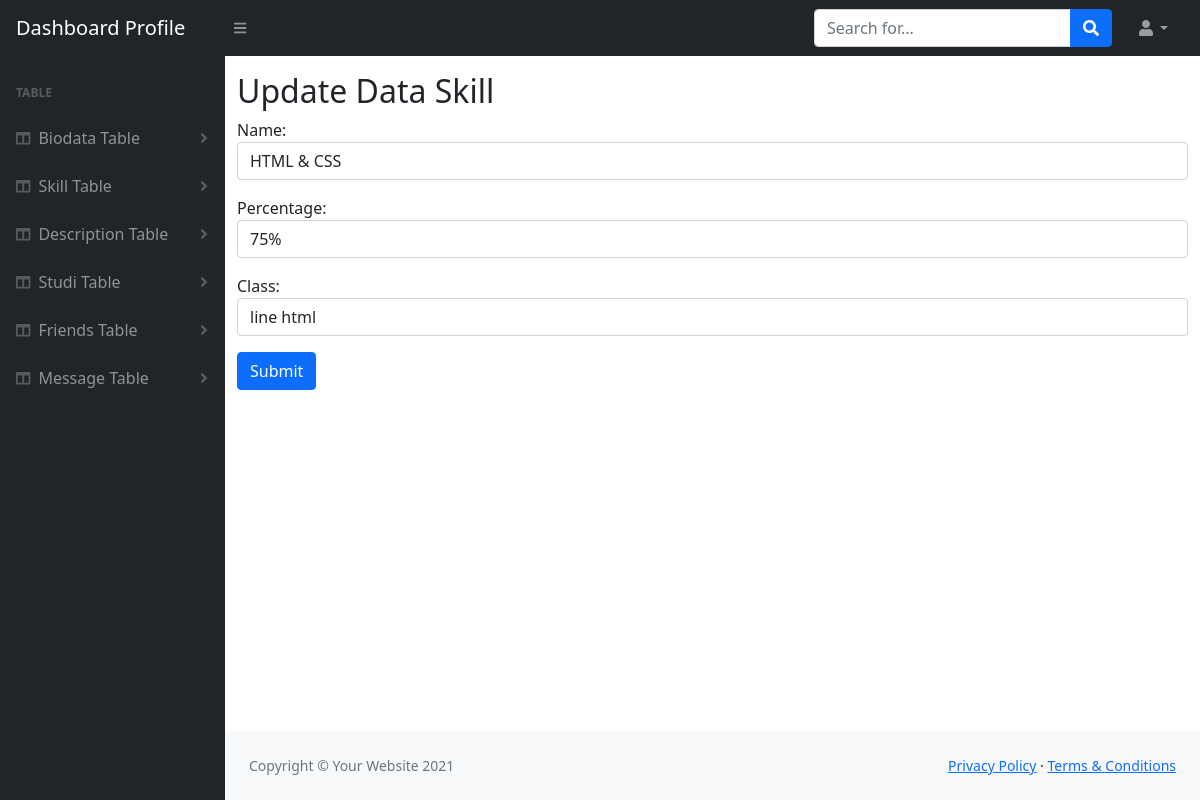
The app's page /dashboard/module/skill/update.php?id=1 with its own data.
### tables this page shows
CREATE TABLE `skill` (
  `id` int(11) NOT NULL,
  `name` varchar(255) NOT NULL,
  `persen_val` varchar(25) NOT NULL,
  `class` varchar(50) NOT NULL
);

### dashboard/conn.php (called while the page is built, shortened)
<?php
    function connection(){
        $servername = "localhost";
        $username = "dev_web";
        $password = "masukaja12";
        $dbname = "dev_web";
        $conn = new mysqli($servername, $username, $password, $dbname);
        return $conn;
    }
?>

### dashboard/module/skill/update.php (the view, shortened to what this page needs)
<?php
    include ('../../conn.php');
    $result = '';
    $id = $_GET['id'];
    if ($_SERVER['REQUEST_METHOD'] === 'GET') {
        if (isset($_GET['id'])) {
            $query = "SELECT * FROM skill WHERE id = '$id'";
            $result = mysqli_query(connection(),$query);
        }
    }
?>
<!DOCTYPE html>
<html lang="en">
    <head>
        <link href="https://cdn.jsdelivr.net/npm/simple-datatables@latest/dist/style.css" rel="stylesheet" />
        <link href="../../css/styles.css" rel="stylesheet" />
    </head>
    <body class="sb-nav-fixed">
        <nav class="sb-topnav navbar navbar-expand navbar-dark bg-dark">
            <a class="navbar-brand ps-3" href="<?php echo 'index.php';?>">Dashboard Profile</a>
            <button class="btn btn-link btn-sm order-1 order-lg-0 me-4 me-lg-0" id="sidebarToggle" href="#!"><i class="fas fa-bars"></i></button>
            <form class="d-none d-md-inline-block form-inline ms-auto me-0 me-md-3 my-2 my-md-0">
                <div class="input-group">
                    <input class="form-control" type="text" placeholder="Search for..." aria-label="Search for..." aria-describedby="btnNavbarSearch" />
                    <button class="btn btn-primary" id="btnNavbarSearch" type="button"><i class="fas fa-search"></i></button>
                </div>
            </form>
            <ul class="navbar-nav ms-auto ms-md-0 me-3 me-lg-4">
                <li class="nav-item dropdown">
                    <a class="nav-link dropdown-toggle" id="navbarDropdown" href="#" role="button" data-bs-toggle="dropdown" aria-expanded="false"><i class="fas fa-user fa-fw"></i></a>
                </li>
            </ul>
        </nav>
        <div id="layoutSidenav">
            <div id="layoutSidenav_nav">
                <nav class="sb-sidenav accordion sb-sidenav-dark" id="sidenavAccordion">
                    <div class="sb-sidenav-menu">
                        <div class="nav">
                            <div class="sb-sidenav-menu-heading">Table</div>
                            <a class="nav-link collapsed" href="#" data-bs-toggle="collapse" data-bs-target="#biodata" aria-expanded="false" aria-controls="collapseLayouts">
                                <div class="sb-nav-link-icon"><i class="fas fa-columns"></i></div>
                                Biodata Table
                                <div class="sb-sidenav-collapse-arrow"><i class="fas fa-angle-down"></i></div>
                            </a>
                            <a class="nav-link collapsed" href="#" data-bs-toggle="collapse" data-bs-target="#skill" aria-expanded="false" aria-controls="collapseLayouts">
                                <div class="sb-nav-link-icon"><i class="fas fa-columns"></i></div>
                                Skill Table
                                <div class="sb-sidenav-collapse-arrow"><i class="fas fa-angle-down"></i></div>
                            </a>
                            <a class="nav-link collapsed" href="#" data-bs-toggle="collapse" data-bs-target="#description" aria-expanded="false" aria-controls="collapseLayouts">
                                <div class="sb-nav-link-icon"><i class="fas fa-columns"></i></div>
                                Description Table
                                <div class="sb-sidenav-collapse-arrow"><i class="fas fa-angle-down"></i></div>
                            </a>
                            <a class="nav-link collapsed" href="#" data-bs-toggle="collapse" data-bs-target="#studi" aria-expanded="false" aria-controls="collapseLayouts">
                                <div class="sb-nav-link-icon"><i class="fas fa-columns"></i></div>
                                Studi Table
                                <div class="sb-sidenav-collapse-arrow"><i class="fas fa-angle-down"></i></div>
                            </a>
                            <a class="nav-link collapsed" href="#" data-bs-toggle="collapse" data-bs-target="#teman" aria-expanded="false" aria-controls="collapseLayouts">
                                <div class="sb-nav-link-icon"><i class="fas fa-columns"></i></div>
                                Friends Table
                                <div class="sb-sidenav-collapse-arrow"><i class="fas fa-angle-down"></i></div>
                            </a>
                            <a class="nav-link collapsed" href="#" data-bs-toggle="collapse" data-bs-target="#message" aria-expanded="false" aria-controls="collapseLayouts">
                                <div class="sb-nav-link-icon"><i class="fas fa-columns"></i></div>
                                Message Table
                                <div class="sb-sidenav-collapse-arrow"><i class="fas fa-angle-down"></i></div>
                            </a>
                        </div>
                    </div>
                </nav>
            </div>
            <div id="layoutSidenav_content">
                <main>
                    <div class="container mt-3">
                        <h2>Update Data Skill</h2>
                        <form action="" method="POST">
                            <?php while($data = mysqli_fetch_array($result)): ?>
                                <div class="mb-3">
                                    <label for="name">Name:</label>
                                    <input type="text" class="form-control" id="name" placeholder="Enter Name" name="name" value="<?php echo $data['name']; ?>">
                                </div>
                                <div class="mb-3 mt-3">
                                    <label for="percent">Percentage:</label>
                                    <input type="text" class="form-control" id="percent" placeholder="Enter Percentage" name="percent" value="<?php echo $data['persen_val']; ?>">
                                </div>
                                <div class="mb-3">
                                    <label for="class">Class:</label>
                                    <input type="text" class="form-control" id="class" placeholder="Enter Name Class" name="class" value="<?php echo $data['class']; ?>">
                                </div>
                            <?php endwhile; ?>
                            <button type="submit" class="btn btn-primary">Submit</button>
                        </form>
                    </div>
                </main>
                <footer class="py-4 bg-light mt-auto">
                    <div class="container-fluid px-4">
                        <div class="d-flex align-items-center justify-content-between small">
                            <div class="text-muted">Copyright &copy; Your Website 2021</div>
                            <div>
                                <a href="#">Privacy Policy</a>
                                &middot;
                                <a href="#">Terms &amp; Conditions</a>
                            </div>
                        </div>
                    </div>
                </footer>
            </div>
        </div>
    </body>
</html>

### records on screen
skill: name "HTML & CSS", percent "75%", class "line html"
